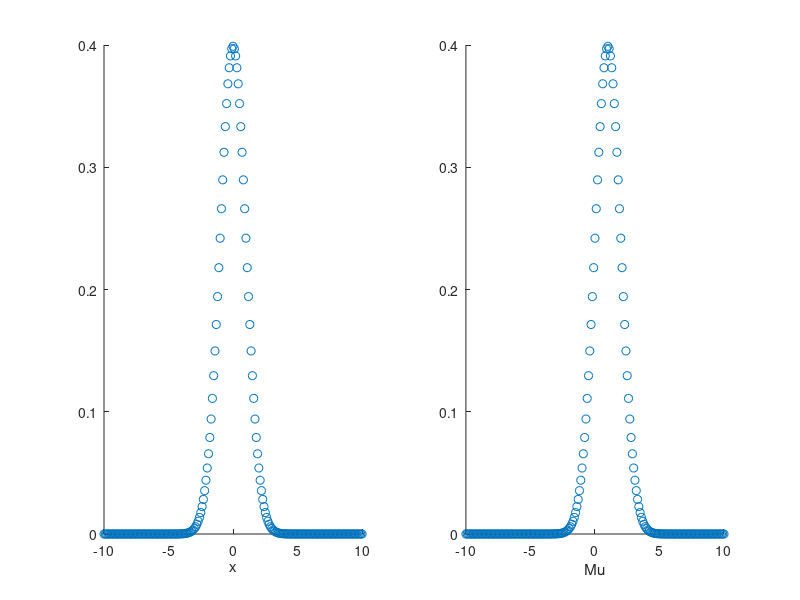

MATLAB code for this plot:



%% Gaussian


sigma = 1;

mu = 0;

x = -10:0.1:10

gaussF = (1/(sigma*sqrt(2*pi)))*exp(-0.5*((x-mu).^2/(sigma^2)));

sumPdf = sum(gaussF)*0.1

figure
subplot(1,2,1)
title('PDF')
scatter(x,gaussF)
xlabel('x')

x = 1;
mu = -10:0.1:10;

gaussF = (1/(sigma*sqrt(2*pi)))*exp(-0.5*((x-mu).^2/(sigma^2)));

subplot(1,2,2)
title('Likelihood F')
scatter(mu,gaussF)
xlabel('Mu')

sumLik= sum(gaussF)*0.1

x = 1;
mu = -10:0.1:10;

gaussF = (1/(sigma*sqrt(2*pi)))*exp(-0.5*((x-mu).^2/(sigma^2)));

subplot(1,2,2)
title('Likelihood F')
scatter(mu,gaussF)
xlabel('Mu')

sumLik= sum(gaussF)*0.1

